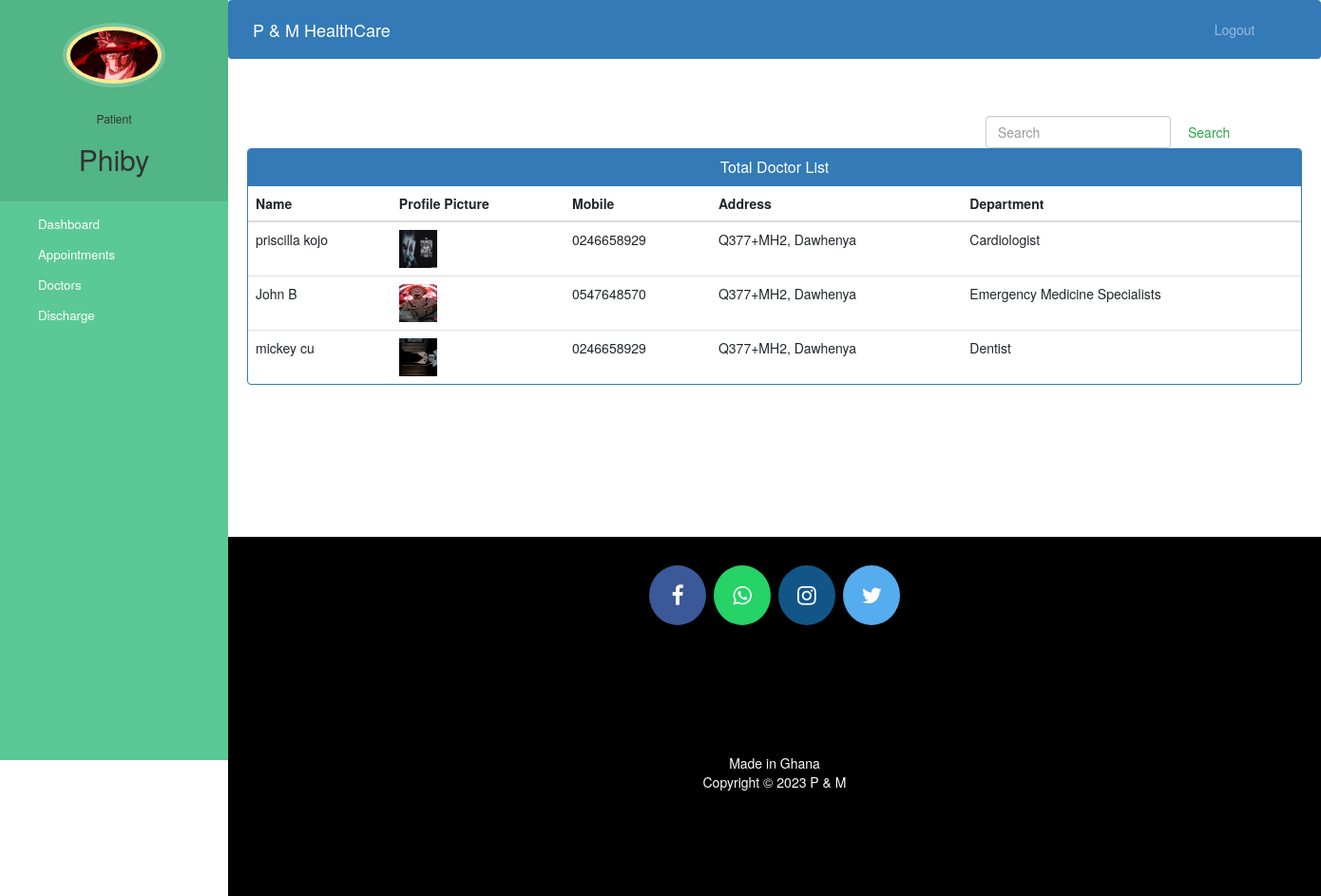
/patient-view-doctor (signed in), run on the app's committed database.
### hospital/models.py (models this page shows, shortened)
class Patient(models.Model):
    user=models.OneToOneField(User,on_delete=models.CASCADE)
    profile_pic= models.ImageField(upload_to='profile_pic/PatientProfilePic/',null=True,blank=True)
    address = models.CharField(max_length=40)
    mobile = models.CharField(max_length=20,null=False)
    symptoms = models.CharField(max_length=100,null=False)
    assignedDoctorId = models.PositiveIntegerField(null=True)
    admitDate=models.DateField(auto_now=True)
    status=models.BooleanField(default=False)

class Doctor(models.Model):
    user=models.OneToOneField(User,on_delete=models.CASCADE)
    profile_pic= models.ImageField(upload_to='profile_pic/DoctorProfilePic/',null=True,blank=True)
    address = models.CharField(max_length=40)
    mobile = models.CharField(max_length=20,null=True)
    department= models.CharField(max_length=50,choices=departments,default='Cardiologist')
    status=models.BooleanField(default=False)
    @property
    def get_name(self):
        return self.user.first_name+" "+self.user.last_name

### hospital/views.py (the view)
# urls.py: path('patient-view-doctor', views.patient_view_doctor_view,name='patient-view-doctor'),
def patient_view_doctor_view(request):
    doctors=models.Doctor.objects.all().filter(status=True)
    patient=models.Patient.objects.get(user_id=request.user.id) #for profile picture of patient in sidebar
    return render(request,'hospital/patient_view_doctor.html',{'patient':patient,'doctors':doctors})

### templates/hospital/patient_view_doctor.html (shortened to what this page needs)
{% extends 'hospital/patient_base.html' %}
{% block content %}
{%load static%}
<head>
  <link href="//netdna.bootstrapcdn.com/bootstrap/3.0.0/css/bootstrap.min.css" rel="stylesheet" id="bootstrap-css">
</head>
<div class="container">
    <form  action="/searchdoctor" method="get" style="margin-left:70%;" class="form-inline my-2 my-lg-0">
      <input class="form-control mr-sm-2" type="search" placeholder="Search" name="query" id="query" aria-label="Search">
      <button class="btn btn-outline-success my-2 my-sm-0" type="submit">Search</button>
    </form>
  {% if doctors %}
  <div class="panel panel-primary">
    <div class="panel-heading">
      <h6 class="panel-title"> Total Doctor List</h6>
    </div>
    <table class="table table-hover" id="dev-table">
        <thead>
          <tr>
            <th>Name</th>
            <th>Profile Picture</th>
            <th>Mobile</th>
            <th>Address</th>
            <th>Department</th>
          </tr>
        </thead>
        {% for d in doctors %}
        <tr>
          <td> {{d.get_name}}</td>
          <td> <img src="{% static d.profile_pic.url %}" alt="Profile Pic" height="40px" width="40px" /></td>
          <td>{{d.mobile}}</td>
          <td>{{d.address}}</td>
          <td>{{d.department}}</td>
        </tr>
        {% endfor %}
      </table>
  </div>
  {%else%}
  <br><br><br>
  <h4 style="text-align: center;color: red;">No Doctor Found !</h4>
  {% endif %}
</div>
{% endblock content %}

### templates/hospital/patient_base.html (shortened to what this page needs)
<!DOCTYPE html>
{% load static %}
<html lang="en">
<head>
  <link rel="stylesheet" href="https://stackpath.bootstrapcdn.com/bootstrap/4.3.1/css/bootstrap.min.css">
  <link rel="stylesheet" href="https://maxcdn.bootstrapcdn.com/font-awesome/4.7.0/css/font-awesome.min.css">
</head>
<body>
  <nav class="menu" tabindex="0">
    <header class="avatar">
      <img src="{% static patient.profile_pic.url %}" alt="Profile Pic" />
      <br><br>
      <h6>Patient</h6>
      <h2>{{request.user.first_name}}</h2>
    </header>
    <ul>
      <li tabindex="0" class="icon-dashboard"> <a style="color:white; text-decoration:none;" href="/patient-dashboard"><span>Dashboard</span></a> </li>
      <li tabindex="0" class="icon-calendar"> <a style="color:white; text-decoration:none;" href="/patient-appointment"><span>Appointments</span></a></li>
      <li tabindex="0" class="icon-users"> <a style="color:white; text-decoration:none;" href="/patient-view-doctor"><span>Doctors</span></a></li>
      <li tabindex="0" class="icon-users"> <a style="color:white; text-decoration:none;" href="/patient-discharge"><span>Discharge</span></a></li>
    </ul>
  </nav>
  <main>
    <div class="bs-example">
      <nav class="navbar navbar-expand-md  navbar-dark fixed-top" style="background:#337AB7;">
        <a href="/patient-dashboard" class="navbar-brand">P & M HealthCare</a>
        <div class="collapse navbar-collapse justify-content-between" id="navbarCollapse">
          <div class="navbar-nav" style=" margin-left: 90%;">
            <a href="/logout" class="nav-item nav-link">Logout</a>
          </div>
        </div>
      </nav>
    </div>
    <br><br>
    {% block content %}
    {% endblock content %}
    <br><br><br><br><br><br><br>
    <footer>
      <p>
        <a id="ftr" href="https://facebook.com/sumit.luv/" class="fa fa-facebook"></a>
        <a id="ftr" href="https://api.whatsapp.com/send?phone=919572181024&text=Hello%20Sumit.%0d%0aHow%20are%20you%20%3f%0d%0aI%20came%20from%20your%20website.&source=&data=#" class="fa fa-whatsapp"></a>
        <a id="ftr" href="https://instagram.com/sumit.luv" class="fa fa-instagram"></a>
        <a id="ftr" href="https://twitter.com/sumitkumar1503" class="fa fa-twitter"></a>
      </p>
      <br>
      <div class="container">
        <div class="row">
          <div class="col-md-12 col-sm-12">
            <div style="color:#ffffff;" class="wow fadeInUp footer-copyright">
              <p>Made in Ghana <br>
                Copyright &copy; 2023 P & M </p>
            </div>
          </div>
        </div>
      </div>
    </footer>
  </main>
</body>
</html>

### templates/hospital/patient_base.html (style rules this page uses)
a:link { text-decoration: none; }
a { color: white; }
footer { padding: 0px 0px 0px 0px; background-color: black; margin: 0px; }
#ftr { padding: 20px; }
.fa { font-size: 23px; width: 60px; text-align: center; text-decoration: none; margin: 5px 2px; border-radius: 50%; }
.fa-facebook { background: #3B5998; color: white; margin-top: 30px; }
.fa-whatsapp { background: #25d366; color: white; }
.fa-twitter { background: #55ACEE; color: white; }
.fa-instagram { background: #125688; color: white; }
p { text-align: center; }
body { padding-left: 240px; }
main { position: relative; height: 100vh; }
.menu { background: #5bc995; height: 100vh; width: 240px; position: fixed; top: 0px; left: 0; z-index: 5; outline: none; }
.menu .avatar { background: rgba(0, 0, 0, 0.1); padding: 2em 0.5em; text-align: center; }
.menu .avatar img { width: 100px; border-radius: 50%; overflow: hidden; border: 4px solid #ffea92; box-shadow: 0 0 0 4px rgba(255, 255, 255, 0.2); }
.menu .avatar h2 { font-weight: normal; margin-bottom: 0; }
.menu ul { list-style: none; padding: 0.5em 0; margin: 0; }
.menu ul li { padding: 0.5em 1em 0.5em 3em; font-size: 0.95em; font-weight: regular; background-repeat: no-repeat; background-position: left 15px center; background-size: auto 20px; transition: all 0.15s linear; cursor: pointer; }
.menu ul li.icon-dashboard { background-image: url("http://www.entypo.com/images//gauge.svg"); }
.menu ul li.icon-users { background-image: url("http://www.entypo.com/images//users.svg"); }
.menu ul li.icon-calendar { background-image: url("http://www.entypo.com/images//calendar.svg"); }

### templates/hospital/patient_view_doctor.html (style rules this page uses)
a:link { text-decoration: none; }
h6 { text-align: center; }
.row { margin: 100px; }

### data on the page
Patient: profile_pic (picture)
Doctor: get_name "priscilla kojo", profile_pic (picture), mobile "0246658929", address "Q377+MH2, Dawhenya", department "Cardiologist"
Doctor: get_name "John B", profile_pic (picture), mobile "0547648570", address "Q377+MH2, Dawhenya", department "Emergency Medicine Specialists"
Doctor: get_name "mickey cu", profile_pic (picture), mobile "0246658929", address "Q377+MH2, Dawhenya", department "Dentist"

### other printed values
{{ request.user.first_name }} "Phiby"
